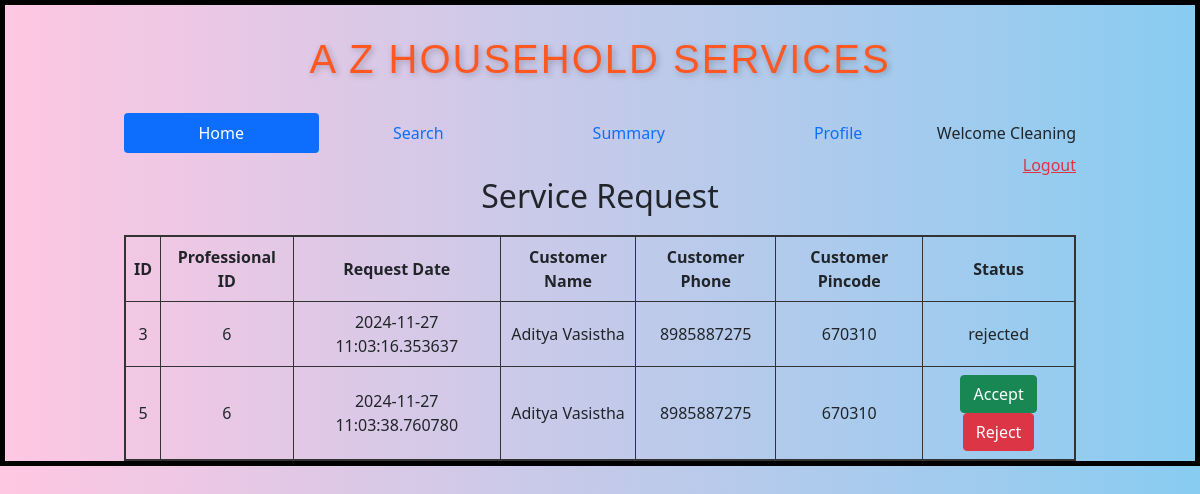
The page /professional/Cleaning/6 on the database as committed earlier.
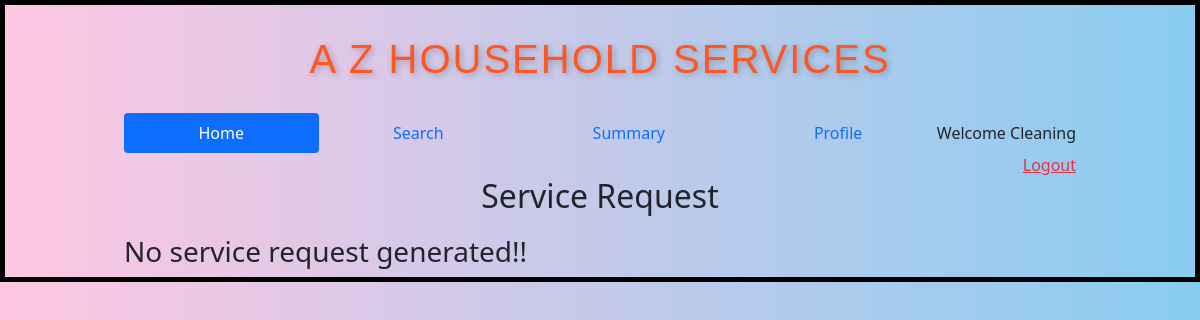
The same page on the database as committed later.
### backend/models.py (models this page shows)
class ServiceRequest(db.Model):
    __tablename="service_request"
    id=db.Column(db.Integer,primary_key=True)
    service_id = db.Column(db.Integer, db.ForeignKey("service.id"), nullable=False)
    customer_id = db.Column(db.Integer, db.ForeignKey("user_info.id"), nullable=False)
    proff_id = db.Column(db.Integer, db.ForeignKey("service_prof.id"), nullable=False)
    request_date=db.Column(db.DateTime,nullable=False)
    done_date=db.Column(db.DateTime,nullable=True)
    status=db.Column(db.String,default="requested")
    rating=db.Column(db.Integer,default=0)
    feedback=db.Column(db.String,nullable=True)

class UserInfo(db.Model):
    __tablename="user_info"
    id=db.Column(db.Integer,primary_key=True)
    email=db.Column(db.String,unique=True,nullable=False)
    password=db.Column(db.String,nullable=False)
    role=db.Column(db.Integer,default=1)
    full_name=db.Column(db.String,nullable=False)
    phone_no=db.Column(db.String,nullable=False)
    address=db.Column(db.String,nullable=False)
    pincode=db.Column(db.Integer,nullable=False)
    service_req=db.relationship("ServiceRequest",cascade="all,delete",backref="user_info",lazy=True)

### backend/controllers.py (the view)
@app.route("/professional/<name>/<id>")
def prof_dashboard(name,id):
    user = ServiceProf.query.filter_by(id=id).first()
    if user:
        service_requests = user.service_requests
        for request in service_requests:
            customer = UserInfo.query.filter_by(id=request.customer_id).first()
            request.customer = customer
    else:
        service_requests = []
    return render_template("prof_dashboard.html",id=id,name=name,ser_req=service_requests)

### templates/prof_dashboard.html
{% extends "prof_layout.html" %}
{% block content %}
<h2 style="text-align: center; margin-bottom: 20px;">Service Request</h2>
{% if ser_req %}
    <table style="width: 100%; border-collapse: collapse; border: 2px solid #333;">
        <thead>
            <tr>
                <th style="border: 1px solid #333; padding: 8px; text-align: center;">ID</th>
                <th style="border: 1px solid #333; padding: 8px; text-align: center;">Professional ID</th>
                <th style="border: 1px solid #333; padding: 8px; text-align: center;">Request Date</th>
                <th style="border: 1px solid #333; padding: 8px; text-align: center;">Customer Name</th>
                <th style="border: 1px solid #333; padding: 8px; text-align: center;">Customer Phone</th>
                <th style="border: 1px solid #333; padding: 8px; text-align: center;">Customer Pincode</th>
                <th style="border: 1px solid #333; padding: 8px; text-align: center;">Status</th>
            </tr>
        </thead>
        <tbody>
            {% for r in ser_req %}
            <tr>
                <td style="border: 1px solid #333; padding: 8px; text-align: center;">{{ r.id }}</td>
                <td style="border: 1px solid #333; padding: 8px; text-align: center;">{{ r.proff_id }}</td>
                <td style="border: 1px solid #333; padding: 8px; text-align: center;">{{ r.request_date }}</td>
                <td style="border: 1px solid #333; padding: 8px; text-align: center;">{{ r.customer.full_name }}</td>
                <td style="border: 1px solid #333; padding: 8px; text-align: center;">{{ r.customer.phone_no }}</td>
                <td style="border: 1px solid #333; padding: 8px; text-align: center;">{{ r.customer.pincode }}</td>
                <td style="border: 1px solid #333; padding: 8px; text-align: center;">
                    {% if r.status == "requested" %}
                        <a href="{{ url_for('accept_request', name=name, id=id, request_id=r.id) }}" class="btn btn-success">Accept</a>
                        <a href="{{ url_for('reject_request', name=name, id=id, request_id=r.id) }}" class="btn btn-danger">Reject</a>
                    {% else %}
                        <span>{{ r.status }}</span>
                    {% endif %}
                </td>
            </tr>
            {% endfor %}
        </tbody>
    </table>
{% else %}
    <h3>No service request generated!!</h3>
{% endif %}
{% endblock %}

### templates/prof_layout.html (shortened to what this page needs)
<!DOCTYPE html>
<html>
    <head>
        <link rel="stylesheet" href="/static/styles/main.css">
        <link href="https://cdn.jsdelivr.net/npm/bootstrap@5.0.2/dist/css/bootstrap.min.css" rel="stylesheet">
    </head>
    <body>
        <div class="my_container2">
            <div class="heading" ><h1>A Z HOUSEHOLD SERVICES</h1></div>
            <div class="my_panel">
                <nav class="nav nav-pills flex-column flex-sm-row">
                    <a class="flex-sm-fill text-sm-center nav-link active" aria-current="page" href="#">Home</a>
                    <a class="flex-sm-fill text-sm-center nav-link" href="/professional/search/{{name}}/{{id}}">Search</a>
                    <a class="flex-sm-fill text-sm-center nav-link" href="/professional/summary/{{name}}/{{id}}">Summary</a>
                    <a class="flex-sm-fill text-sm-center nav-link" href="/edit_prof_profile/{{name}}/{{id}}">Profile</a>
                    <span class="navbar-text">
                        Welcome {{ name}}
                    </span>
                  </nav>
        <div style="text-align:right;"><a href="/login" class="link-danger">Logout</a></div>
        {%block content%}
        {%endblock%}
            </div>
        </div>
    </body>
</html>

### static/styles/main.css (style rules this page uses)
* { margin-top: 0px; }
body { background: linear-gradient(to right, hsl(331, 100%, 89%), hsl(201, 79%, 74%)); margin: 0; padding: 0; font-family: 'Poppins', sans-serif; }
.my_container2 { border: 5px solid black; }
.my_panel { width:80%; margin: auto; height: auto; border:100px black; }
.heading { text-align: center; font-family: 'Poppins', sans-serif; font-size: 3rem; font-weight: 700; color: #FF5722; margin: 30px 0; text-shadow: 2px 2px 6px rgba(0, 0, 0, 0.25); letter-spacing: 2px; }

Rows that differ between the two databases and show on the page:
removed ServiceRequest: id "3", proff_id "6", request_date "2024-11-27 11:03:16.353637", customer.full_name "Aditya Vasistha", customer.phone_no "8985887275", customer.pincode "670310", status "rejected"
removed ServiceRequest: id "5", proff_id "6", request_date "2024-11-27 11:03:38.760780", customer.full_name "Aditya Vasistha", customer.phone_no "8985887275", customer.pincode "670310"
Other text that changed with them:
text no longer shown: "ID Professional ID Request Date Customer Name Customer Phone Customer Pincode Status"
text now shown: "No service request generated!!"
